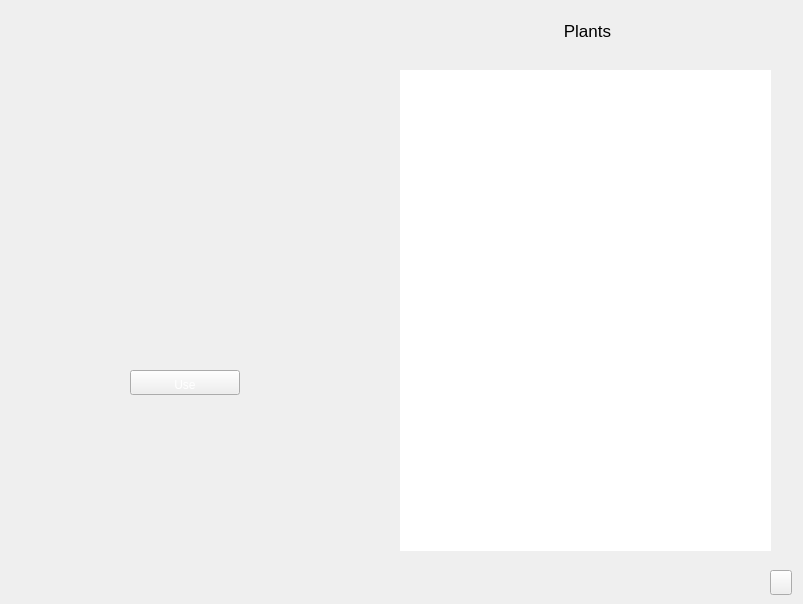
       <widget class="QWidget" name="page_plants">
        <property name="styleSheet">
         <string notr="true">#page_plants{background-image: url(:/CC/images/interface/player/background.jpg);}</string>
        </property>
        <widget class="QFrame" name="framePlantsLeft">
         <property name="geometry">
          <rect>
           <x>0</x>
           <y>0</y>
           <width>355</width>
           <height>590</height>
          </rect>
         </property>
         <property name="minimumSize">
          <size>
           <width>355</width>
           <height>590</height>
          </size>
         </property>
         <property name="maximumSize">
          <size>
           <width>355</width>
           <height>590</height>
          </size>
         </property>
         <property name="styleSheet">
          <string notr="true">#framePlantsLeft{background-image: url(:/CC/images/interface/plants-left.png);}</string>
         </property>
         <widget class="QLabel" name="labelPlantImage">
          <property name="geometry">
           <rect>
            <x>20</x>
            <y>20</y>
            <width>72</width>
            <height>72</height>
           </rect>
          </property>
          <property name="minimumSize">
           <size>
            <width>72</width>
            <height>72</height>
           </size>
          </property>
          <property name="maximumSize">
           <size>
            <width>72</width>
            <height>72</height>
           </size>
          </property>
         </widget>
         <widget class="QLabel" name="labelPlantName">
          <property name="geometry">
           <rect>
            <x>140</x>
            <y>40</y>
            <width>181</width>
            <height>41</height>
           </rect>
          </property>
          <property name="font">
           <font>
            <pointsize>13</pointsize>
            <weight>50</weight>
            <bold>false</bold>
           </font>
          </property>
          <property name="styleSheet">
           <string notr="true">
color: rgb(0, 0, 0);</string>
          </property>
          <property name="alignment">
           <set>Qt::AlignCenter</set>
          </property>
         </widget>
         <widget class="QLabel" name="labelPlantDescription">
          <property name="geometry">
           <rect>
            <x>26</x>
            <y>413</y>
            <width>300</width>
            <height>150</height>
           </rect>
          </property>
          <property name="minimumSize">
           <size>
            <width>300</width>
            <height>150</height>
           </size>
          </property>
          <property name="maximumSize">
           <size>
            <width>300</width>
            <height>150</height>
           </size>
          </property>
          <property name="styleSheet">
           <string notr="true">#labelPlantDescription{color: rgb(0, 0, 0);}</string>
          </property>
          <property name="wordWrap">
           <bool>true</bool>
          </property>
         </widget>
         <widget class="QWidget" name="formLayoutWidget">
          <property name="geometry">
           <rect>
            <x>180</x>
            <y>150</y>
            <width>160</width>
            <height>190</height>
           </rect>
          </property>
          <layout class="QFormLayout" name="formLayout">
           <item row="2" column="0">
            <widget class="QLabel" name="labelPlantFruitImage">
             <property name="minimumSize">
              <size>
               <width>48</width>
               <height>48</height>
              </size>
             </property>
             <property name="maximumSize">
              <size>
               <width>48</width>
               <height>48</height>
              </size>
             </property>
             <property name="scaledContents">
              <bool>true</bool>
             </property>
            </widget>
           </item>
           <item row="2" column="1">
            <widget class="QLabel" name="labelPlantFruitText"/>
           </item>
           <item row="1" column="0">
            <widget class="QLabel" name="labelFruitsImage">
             <property name="minimumSize">
              <size>
               <width>32</width>
               <height>64</height>
              </size>
             </property>
             <property name="maximumSize">
              <size>
               <width>32</width>
               <height>64</height>
              </size>
             </property>
             <property name="scaledContents">
              <bool>true</bool>
             </property>
            </widget>
           </item>
           <item row="1" column="1">
            <widget class="QLabel" name="labelFruitsText"/>
           </item>
           <item row="0" column="0">
            <widget class="QLabel" name="labelFloweringImage">
             <property name="minimumSize">
              <size>
               <width>32</width>
               <height>64</height>
              </size>
             </property>
             <property name="maximumSize">
              <size>
               <width>32</width>
               <height>64</height>
              </size>
             </property>
             <property name="scaledContents">
              <bool>true</bool>
             </property>
            </widget>
           </item>
           <item row="0" column="1">
            <widget class="QLabel" name="labelFloweringText"/>
           </item>
          </layout>
         </widget>
         <widget class="QWidget" name="formLayoutWidget_2">
          <property name="geometry">
           <rect>
            <x>20</x>
            <y>140</y>
            <width>160</width>
            <height>206</height>
           </rect>
          </property>
          <layout class="QFormLayout" name="formLayout_2">
           <item row="0" column="0">
            <widget class="QLabel" name="labelPlantedImage">
             <property name="minimumSize">
              <size>
               <width>32</width>
               <height>64</height>
              </size>
             </property>
             <property name="maximumSize">
              <size>
               <width>32</width>
               <height>64</height>
              </size>
             </property>
             <property name="scaledContents">
              <bool>true</bool>
             </property>
            </widget>
           </item>
           <item row="0" column="1">
            <widget class="QLabel" name="labelPlantedText"/>
           </item>
           <item row="1" column="0">
            <widget class="QLabel" name="labelSproutedImage">
             <property name="minimumSize">
              <size>
               <width>32</width>
               <height>64</height>
              </size>
             </property>
             <property name="maximumSize">
              <size>
               <width>32</width>
               <height>64</height>
              </size>
             </property>
             <property name="scaledContents">
              <bool>true</bool>
             </property>
            </widget>
           </item>
           <item row="1" column="1">
            <widget class="QLabel" name="labelSproutedText"/>
           </item>
           <item row="2" column="0">
            <widget class="QLabel" name="labelTallerImage">
             <property name="minimumSize">
              <size>
               <width>32</width>
               <height>64</height>
              </size>
             </property>
             <property name="maximumSize">
              <size>
               <width>32</width>
               <height>64</height>
              </size>
             </property>
             <property name="scaledContents">
              <bool>true</bool>
             </property>
            </widget>
           </item>
           <item row="2" column="1">
            <widget class="QLabel" name="labelTallerText"/>
           </item>
          </layout>
         </widget>
         <widget class="QPushButton" name="plantUse">
          <property name="geometry">
           <rect>
            <x>130</x>
            <y>370</y>
            <width>110</width>
            <height>25</height>
           </rect>
          </property>
          <property name="minimumSize">
           <size>
            <width>110</width>
            <height>25</height>
           </size>
          </property>
          <property name="maximumSize">
           <size>
            <width>110</width>
            <height>25</height>
           </size>
          </property>
          <property name="styleSheet">
           <string notr="true">QPushButton::hover {
background-position:left center;
}
QPushButton::pressed {
background-position:left bottom;
}
QPushButton { 
background-image: url(:/CC/images/interface/button-generic.png);
border-image: url(:/CC/images/empty.png);
color: rgb(255, 255, 255);
padding-left:4px;
padding-right:4px;
padding-top:8px;
padding-bottom:3px;
}</string>
          </property>
          <property name="text">
           <string>Use</string>
          </property>
         </widget>
         <widget class="QLabel" name="labelPlantByDay">
          <property name="geometry">
           <rect>
            <x>20</x>
            <y>350</y>
            <width>321</width>
            <height>21</height>
           </rect>
          </property>
          <property name="styleSheet">
           <string notr="true">color: rgb(0, 0, 0);</string>
          </property>
         </widget>
         <widget class="QLabel" name="labelPlantRequirementsAndRewards">
          <property name="geometry">
           <rect>
            <x>20</x>
            <y>110</y>
            <width>321</width>
            <height>31</height>
           </rect>
          </property>
         </widget>
        </widget>
        <widget class="QFrame" name="framePlantsRight">
         <property name="geometry">
          <rect>
           <x>360</x>
           <y>0</y>
           <width>434</width>
           <height>568</height>
          </rect>
         </property>
         <property name="minimumSize">
          <size>
           <width>434</width>
           <height>568</height>
          </size>
         </property>
         <property name="maximumSize">
          <size>
           <width>434</width>
           <height>568</height>
          </size>
         </property>
         <property name="styleSheet">
          <string notr="true">#framePlantsRight{background-image: url(:/CC/images/interface/plants-right.png);}</string>
         </property>
         <widget class="QLabel" name="labelPlantInventoryTitle">
          <property name="geometry">
           <rect>
            <x>142</x>
            <y>15</y>
            <width>171</width>
            <height>31</height>
           </rect>
          </property>
          <property name="font">
           <font>
            <pointsize>13</pointsize>
           </font>
          </property>
          <property name="styleSheet">
           <string notr="true">color: rgb(0, 0, 0);</string>
          </property>
          <property name="text">
           <string>Plants</string>
          </property>
          <property name="alignment">
           <set>Qt::AlignCenter</set>
          </property>
         </widget>
         <widget class="QListWidget" name="listPlantList">
          <property name="geometry">
           <rect>
            <x>40</x>
            <y>70</y>
            <width>371</width>
            <height>481</height>
           </rect>
          </property>
          <property name="styleSheet">
           <string notr="true">#listPlantList{background-image: url(:/CC/images/empty.png);color: rgb(0, 0, 0);}</string>
          </property>
          <property name="frameShape">
           <enum>QFrame::NoFrame</enum>
          </property>
          <property name="frameShadow">
           <enum>QFrame::Plain</enum>
          </property>
          <property name="iconSize">
           <size>
            <width>48</width>
            <height>48</height>
           </size>
          </property>
         </widget>
        </widget>
        <widget class="QToolButton" name="toolButton_quit_plants">
         <property name="geometry">
          <rect>
           <x>770</x>
           <y>570</y>
           <width>22</width>
           <height>25</height>
          </rect>
         </property>
         <property name="minimumSize">
          <size>
           <width>22</width>
           <height>25</height>
          </size>
         </property>
         <property name="maximumSize">
          <size>
           <width>22</width>
           <height>25</height>
          </size>
         </property>
         <property name="styleSheet">
          <string notr="true">QToolButton::hover {
background-position:left center;
}
QToolButton::pressed {
background-position:left bottom;
}
QToolButton { 
background-image: url(:/CC/images/interface/quit.png);
border-image: url(:/CC/images/empty.png);
}</string>
         </property>
        </widget>
       </widget>
